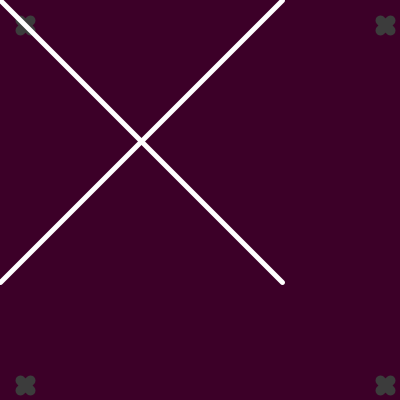
Frame 1 (no input)
Frame 60 (the mouse pressed at the canvas centre just before this capture): identical to frame 1, image omitted
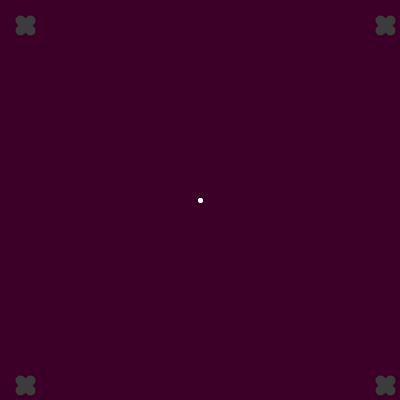
Frame 120 (the mouse held since frame 60 and released just before this capture)

The Processing sketch that drew these frames (run headless with seeded random() and noise(); from frame 60 on, the mouse is pressed at the canvas centre):

// Processing sketch: processing_42365
// ── processing_42365.pde

int a=0;
void setup(){
  size(400,400);
  background(200);
   
}
 
 
void draw(){
  background(60,0,40);
  drawCross (20,20,10,60,10);
  drawCross (width-20,20,10,60,10);
  drawCross (20,height-20,10,60,10);
  drawCross (width-20,height-20,10,60,10);
  //ellipse (0,0,200,200);
  //ellipse (0,400,200,200);
  //ellipse (400,0,200,200);
  //ellipse (400,400,200,200);
float d =dist(mouseX, mouseY, 200,200);
  drawCross(mouseX,mouseY,d,255,5);
   
}
 
void drawCross(float x, float y, float crossSize, int c, float w) {
  stroke(c);
  strokeWeight(w);
  line(x, y, x+crossSize, y+crossSize);
  line(x+crossSize, y, x, y+crossSize);
}

                
                                
